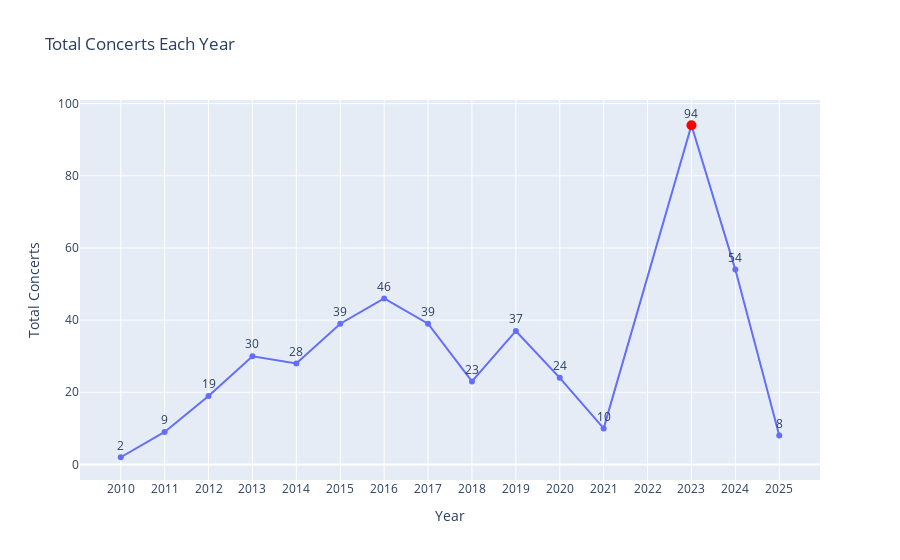

Notebook cell for this chart:
### Code cell
df_concert_year = df_analyze.groupby('year')[['eventDate']].count().reset_index()
top10 = df_concert_year.sort_values('year')  # Chronological order


# Create a line plot showing number of concerts per year
fig = px.line(
    top10,
    x='year',
    y='eventDate',
    text='eventDate',  # Optional: Show count as label on each point
    title="Total Concerts Each Year",
    labels={
        'year': 'Year',
        'eventDate': 'Total Concerts'
    },
)

# Identify max row
max_row = top10.loc[top10['eventDate'].idxmax()]
# Highlight max point in red
fig.add_trace(go.Scatter(
    x=[max_row['year']],
    y=[max_row['eventDate']],
    mode='markers',
    marker=dict(color='red', size=10),
    name='Max Concerts'
))
fig.update_layout(showlegend=False,    xaxis=dict(
        tickmode='linear',
        tick0=top10['year'].min(),
        dtick=1  # Set to 1 to show every year
    ))

fig.update_traces(mode='lines+markers+text', textposition='top center')
fig.show()

### Figure 1 — Plotly figure (JSON) as saved in the notebook; plotly's stock layout.template omitted (floating-point values rounded to 4 significant figures)
{"data": [{"hovertemplate": "Year=%{x}<br>Total Concerts=%{text}<extra></extra>", "legendgroup": "", "line": {"color": "#636efa", "dash": "solid"}, "marker": {"symbol": "circle"}, "mode": "lines+markers+text", "name": "", "orientation": "v", "showlegend": false, "text": [2, 9, 19, 30, 28, 39, 46, 39, 23, 37, 24, 10, 94, 54, 8], "textposition": "top center", "type": "scatter", "x": [2010, 2011, 2012, 2013, 2014, 2015, 2016, 2017, 2018, 2019, 2020, 2021, 2023, 2024, 2025], "xaxis": "x", "y": [2, 9, 19, 30, 28, 39, 46, 39, 23, 37, 24, 10, 94, 54, 8], "yaxis": "y"}, {"marker": {"color": "red", "size": 10}, "mode": "lines+markers+text", "name": "Max Concerts", "textposition": "top center", "type": "scatter", "x": [2023], "y": [94]}], "layout": {"legend": {"tracegroupgap": 0}, "showlegend": false, "title": {"text": "Total Concerts Each Year"}, "xaxis": {"anchor": "y", "domain": [0, 1], "dtick": 1, "tick0": 2010, "tickmode": "linear", "title": {"text": "Year"}}, "yaxis": {"anchor": "x", "domain": [0, 1], "title": {"text": "Total Concerts"}}}}
